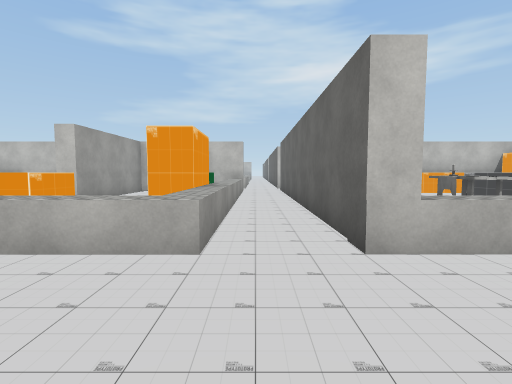
View 1 (above)

19 first-person views from a walk through a Unity game level. The camera is 1.5 m above the floor, tilts 4° down and sees 85° across. The floor is counted in squares, 2 m on a side. Each view is taken from the middle of a square. On the plan, view 1 faces up. The plan holds only what a view shows up to about 10 squares ahead; the rest is blank. The place goes on beyond the plan. Some surface patterns are stand-ins.

View 2
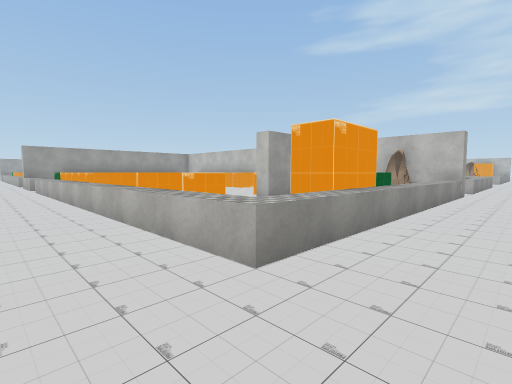

View 3
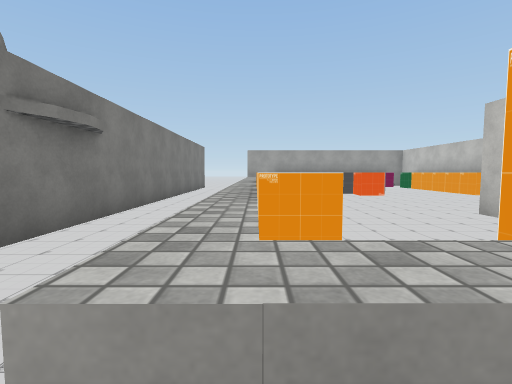

View 4
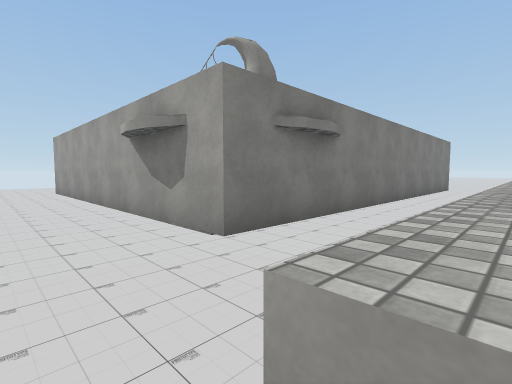

View 5
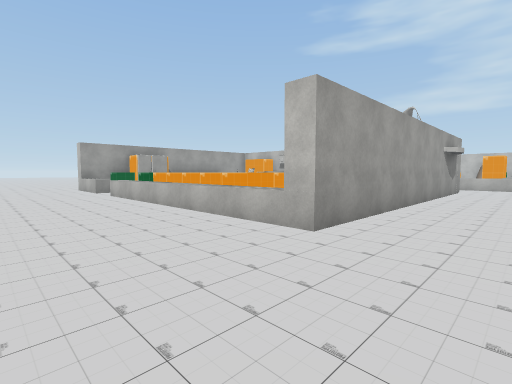

View 6
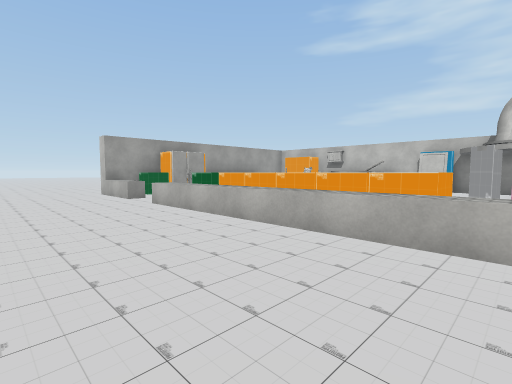

View 7
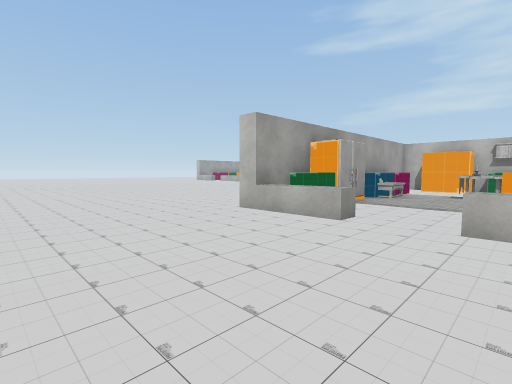

View 8
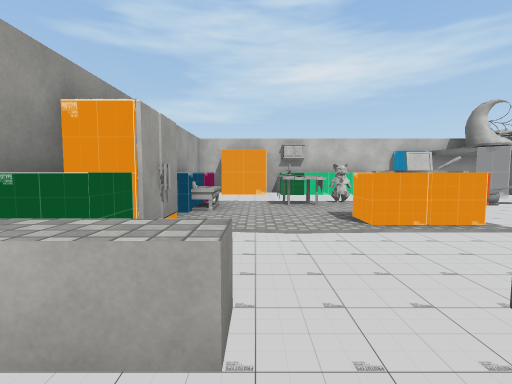

View 9
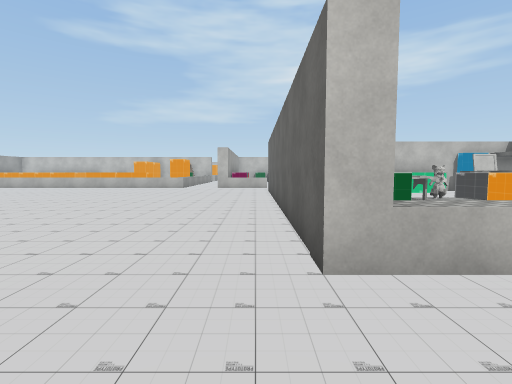

View 10
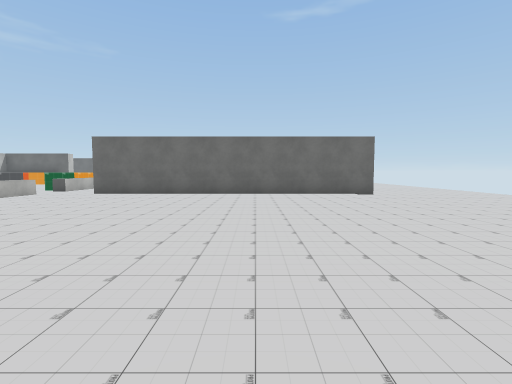

View 11
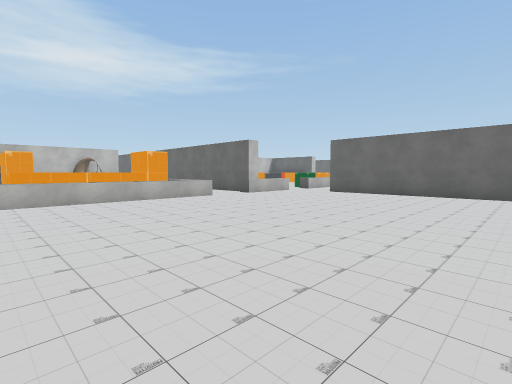

View 12
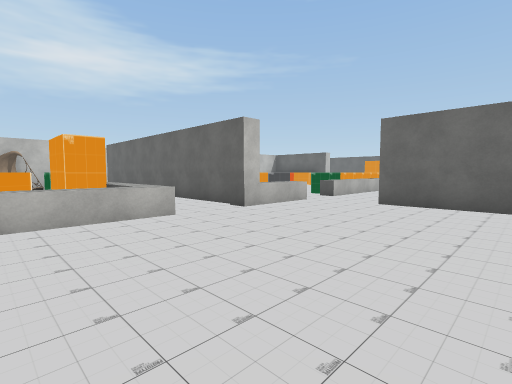

View 13
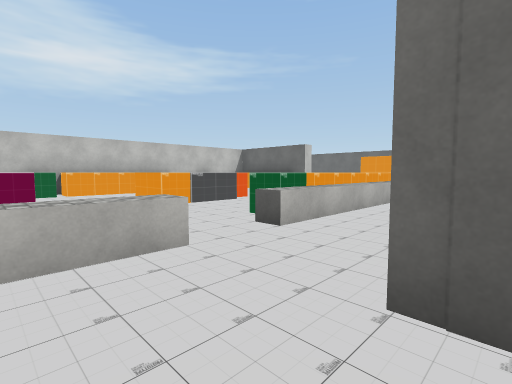

View 14
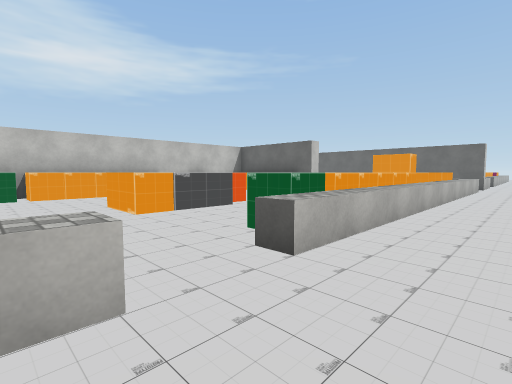

View 15
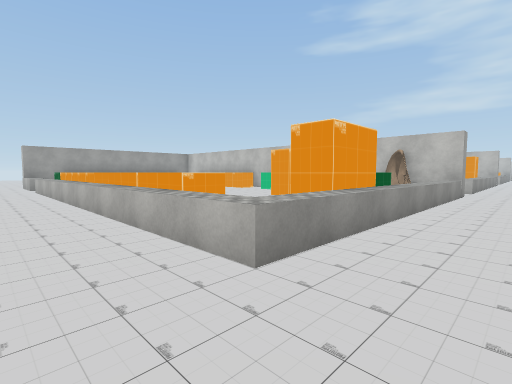

View 16
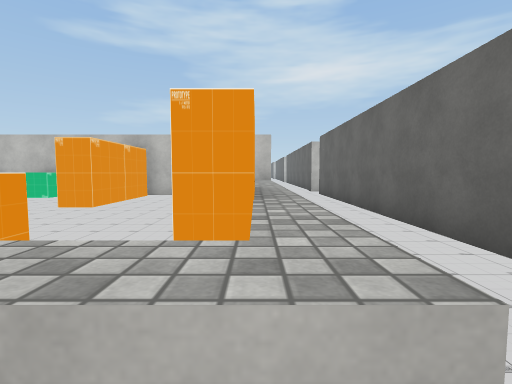

View 17
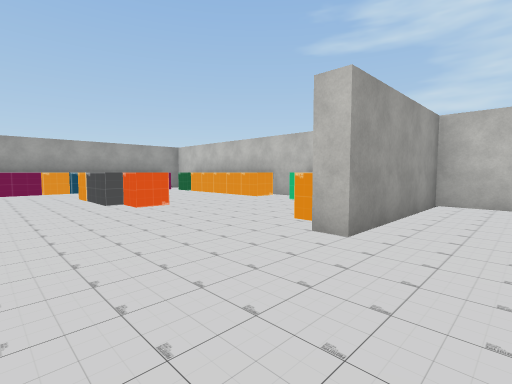

View 18
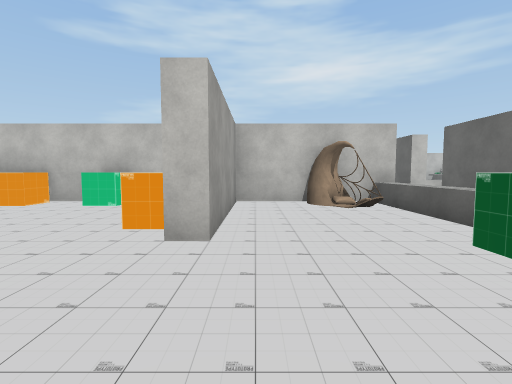

View 19
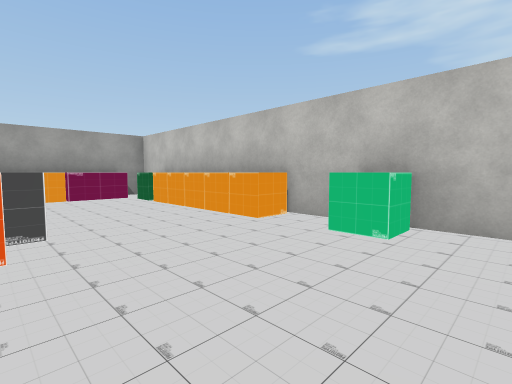

### Floor plan
Key: @ floor where view 1 was taken; # wall or solid block; . floor; ^ raised ledge; O other object.
Columns run from 24 left of view 1 to 6 right of it. Each row starts with its distance up from view 1.
 11 O ###O#..#OOOOO#O#####O#.#
 10 . #.. ^..^.........#..O^.#
  9 ..#.. ^..^.........#...^.#
  8  .#.. ^..O.........#...^.#
  7  .....O..^..^ OO.......O.#   OO
  6    ...O..O..^^O........O.#   OO
  5    ...#..^............ #.#
  4       ^..^............ ^.#
  3 O^^^^^^..^^.^OOOOO^^^^^^.#^^
  2 ...........................
  1 ..........................
  0  ..........###OOOO#####.@
 -1  ..........#....  O.. #..
 -2  ..........#.....   # #..
 -3  ..........#..OOOOOO  #..
 -4  ..........#O.O.OO..  #..
 -5  ..........#.......   #..
 -6   .........O...OO.    #..
 -7    ........#.....     #..
 -8     .......O....OOOOO #..
 -9      ......^^..^^^^^^^#..
-10     .....................
-11    ......................
-12    ......................
-13       ..........

Where each view was taken, in squares from view 1:
view 1: 0 up, 0 right, facing up
view 2: 1 up, 1 right, facing up-left
view 3: 3 up, 0 right, facing left
view 4: 3 up, 0 right, facing down-left
view 5: 12 down, 0 right, facing up-left
view 6: 12 down, 3 left, facing up-left
view 7: 13 down, 9 left, facing up-left
view 8: 10 down, 11 left, facing up
view 9: 11 down, 14 left, facing up
view 10: 5 down, 23 left, facing right
view 11: 5 down, 23 left, facing up-right
view 12: 2 down, 20 left, facing up-right
view 13: 0 up, 15 left, facing up-right
view 14: 1 up, 14 left, facing up-right
view 15: 1 up, 16 left, facing up-left
view 16: 2 up, 18 left, facing up
view 17: 4 up, 3 left, facing up-left
view 18: 4 up, 4 left, facing up
view 19: 7 up, 6 left, facing up-left
